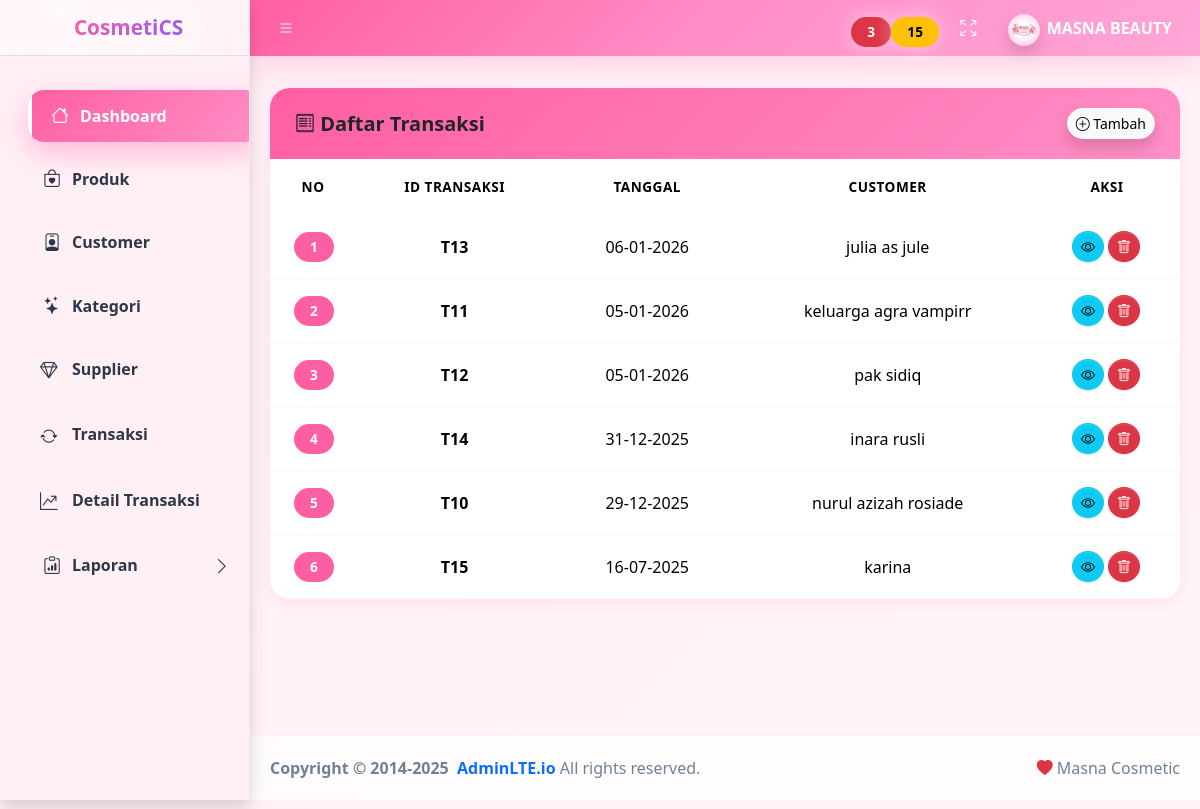
Screenshot of /dashboard.php?menu=transaksi (signed in) with the database file from the repository.
### tables this page shows
CREATE TABLE `transaksi` (
  `id_transaksi` varchar(10) NOT NULL,
  `tanggal_transaksi` datetime NOT NULL,
  `id_cust` varchar(10) NOT NULL,
  `total` int(10) NOT NULL
);

CREATE TABLE `customer` (
  `id_cust` varchar(10) NOT NULL,
  `nama_cust` varchar(100) NOT NULL,
  `alamat` text NOT NULL,
  `no_telp` varchar(20) NOT NULL
);

### form/transaksi/view.php (the view, shortened to what this page needs)
<?php include "koneksi.php"; ?>
<main class="app-main">
  <div class="app-content-header">
  </div>
  <div class="app-content">
    <div class="container-fluid">
      <div class="card card-cosmetic">
        <div class="card-header header-cosmetic">
          <div class="d-flex align-items-center">
            <h5 class="mb-0 fw-semibold">
              <i class="bi bi-receipt"></i>
              Daftar Transaksi
            </h5>
            <div class="ms-auto">
              <a href="dashboard.php?menu=addtransaksi"
                 class="btn btn-light btn-sm rounded-pill shadow">
                <i class="bi bi-plus-circle"></i>
                <span class="d-none d-md-inline"> Tambah </span>
              </a>
            </div>
          </div>
        </div>
        <div class="card-body p-0">
          <table class="table table-hover table-cosmetic align-middle mb-0">
            <thead class="text-center" style="background:#fff0f6">
              <tr>
                <th width="70">NO</th>
                <th>ID TRANSAKSI</th>
                <th>TANGGAL</th>
                <th>CUSTOMER</th>
                <th width="140">AKSI</th>
              </tr>
            </thead>
            <tbody>
            <?php
            $no = 1;
            $q = mysqli_query($koneksi,"
              SELECT t.id_transaksi,
                     t.tanggal_transaksi,
                     c.nama_cust
              FROM transaksi t
              JOIN customer c ON t.id_cust = c.id_cust
              ORDER BY t.tanggal_transaksi DESC
            ");
            if(mysqli_num_rows($q)==0){
            ?>
              <tr>
                <td colspan="5" class="text-center text-muted py-4">
                  <i class="bi bi-inbox fs-1"></i>
                  <p class="mb-0 mt-2">Belum ada transaksi</p>
                </td>
              </tr>
            <?php
            } else {
              while($d=mysqli_fetch_assoc($q)){
            ?>
              <tr>
                <td class="text-center">
                  <span class="badge bg-pink rounded-pill">
                    <?= $no++ ?>
                  </span>
                </td>
                <td class="text-center fw-semibold">
                  <?= $d['id_transaksi'] ?>
                </td>
                <td class="text-center">
                  <?= date('d-m-Y', strtotime($d['tanggal_transaksi'])) ?>
                </td>
                <td class="text-center">
                  <?= $d['nama_cust'] ?>
                </td>
                <td class="text-center">
                  <a href="dashboard.php?menu=transaksi_detail&id_transaksi=<?= $d['id_transaksi'] ?>"
                     class="btn btn-info btn-sm rounded-circle"
                     title="Detail">
                    <i class="bi bi-eye"></i>
                  </a>
                  <a href="form/transaksi/hapus.php?id_transaksi=<?= $d['id_transaksi'] ?>"
                     class="btn btn-danger btn-sm rounded-circle"
                     onclick="return confirm('Yakin hapus transaksi ini?')"
                     title="Hapus">
                    <i class="bi bi-trash"></i>
                  </a>
                </td>
              </tr>
            <?php }} ?>
            </tbody>
          </table>
        </div>
      </div>
    </div>
  </div>
</main>

### dashboard.php (style rules this page uses)
:root { --pink-primary: #ff5fa2; --pink-secondary: #ff8fc7; --pink-light: #fff0f6; --pink-dark: #ff2f8a; --purple: #8b5cf6; --text-dark: #2d3748; --text-muted: #718096; --border-radius: 20px; --shadow-sm: 0 4px 15px rgba(255,95,162,.12); --shadow-md: 0 10px 30px rgba(255,95,162,.2); --shadow-lg: 0 20px 50px rgba(255,95,162,.3); --transition: all .4s cubic-bezier(.4,0,.2,1); }
body { background: linear-gradient(135deg, #fff0f6 0%, #fff5f8 100%); font-family: 'Segoe UI', system-ui, -apple-system, sans-serif; color: var(--text-dark); }
.card { border: none !important; border-radius: var(--border-radius) !important; box-shadow: var(--shadow-sm) !important; transition: var(--transition) !important; overflow: hidden; background: #fff; }
.card-header { background: linear-gradient(135deg, #ff5fa2 0%, #ff8fc7 100%); color: #fff; border: none !important; padding: 20px 25px; font-weight: 700; font-size: 1.1rem; }
.table { border-radius: var(--border-radius); overflow: hidden; }
.table thead { background: linear-gradient(135deg, #ff5fa2 0%, #ff8fc7 100%); color: #fff; }
.table thead th { border: none; padding: 18px; font-weight: 700; text-transform: uppercase; font-size: .85rem; letter-spacing: .5px; }
.table tbody tr { transition: var(--transition); border-bottom: 1px solid rgba(255,95,162,.08); }
.table tbody td { padding: 16px; vertical-align: middle; }
.badge { padding: 8px 16px !important; border-radius: 20px !important; font-weight: 600 !important; font-size: .85rem !important; letter-spacing: .3px; }
.app-main, .card, .small-box { animation: fadeInUp .6s ease-out; }
.app-main { animation-delay: .1s; }

### form/transaksi/view.php (style rules this page uses)
:root { --pink:#ff5fa2; --pink-soft:#fff0f6; }
.card-cosmetic { border:none; border-radius:22px; box-shadow:0 15px 35px rgba(255,95,162,.25); }
.header-cosmetic { background:linear-gradient(135deg,#ff5fa2,#ff8fc7); color:#fff; border-radius:22px 22px 0 0; }
.bg-pink { background:#ff5fa2; }

### rows the page displays
transaksi: id_transaksi "T13", tanggal_transaksi "06-01-2026", id_cust.nama_cust "julia as jule"
transaksi: id_transaksi "T11", tanggal_transaksi "05-01-2026", id_cust.nama_cust "keluarga agra vampirr"
transaksi: id_transaksi "T12", tanggal_transaksi "05-01-2026", id_cust.nama_cust "pak sidiq"
transaksi: id_transaksi "T14", tanggal_transaksi "31-12-2025", id_cust.nama_cust "inara rusli"
transaksi: id_transaksi "T10", tanggal_transaksi "29-12-2025", id_cust.nama_cust "nurul azizah rosiade"
transaksi: id_transaksi "T15", tanggal_transaksi "16-07-2025", id_cust.nama_cust "karina"
